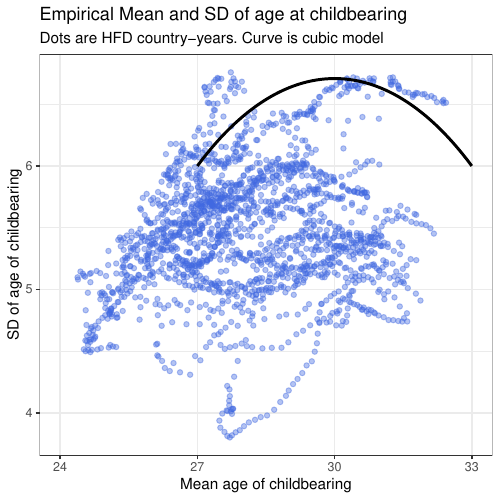

Write R code to recreate this figure.
#......................................................
# means and std deviations of ASFR curves from HFD
#......................................................

library(tidyverse)
library(HMDHFDplus)
library(here)

# your HFD username and password must already 
# be available in objects called un and pw, 
# respectively

countries = getHFDcountries()
codes     = countries$CNTRY

df = tibble()

for (this_code in codes) {
  
  try({
    
  tmp = readHFDweb(CNTRY=this_code, item='asfrRR', 
                   username=un, password = pw) %>% 
         add_column(country=this_code) %>% 
         group_by(country,year=Year) %>% 
         summarize( m = weighted.mean(Age+.50,w=ASFR),
                    v = weighted.mean((Age+.50)^2,w=ASFR)-m^2,
                    s = sqrt(v))
  
   df = df %>% bind_rows(tmp)
   
   G = ggplot(data=tmp) +
        aes(x=m, y=s) +
        geom_point() +
        theme_bw() +
        labs(title=this_code)

   print(G)   
  }) # try
}


G = ggplot(data=df) +
  aes(x=m, y=s) +
  geom_point(color='royalblue', alpha=.40) +
  theme_bw() +
  scale_x_continuous(limits=c(24,33), breaks=seq(24,33,3),
                     minor_breaks = NULL) +
  labs(title='Empirical Mean and SD of age at childbearing',
       subtitle='Dots are HFD country-years. Curve is cubic model',
       x='Mean age of childbearing',
       y='SD of age of childbearing')

cubic_model_df = tibble( m=seq(27,33,.10)) %>% 
             mutate( v= 60*m - 855 - m^2,
                     s = sqrt(v))

G = G + geom_line( data=cubic_model_df, lwd=1) 

ggsave(filename=here('mean-and-sd-of-HFD-fertility-schedules.pdf'),
       plot=G, height=5, width=5, units='in', dpi=300)


